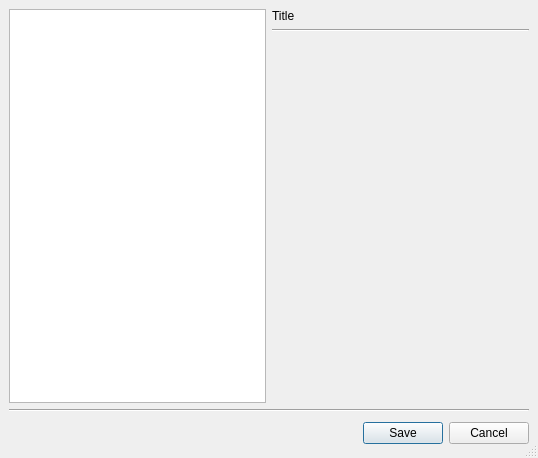
<ui version="4.0" >
 <class>WengoConfigDialog</class>
 <widget class="QDialog" name="WengoConfigDialog" >
  <property name="geometry" >
   <rect>
    <x>0</x>
    <y>0</y>
    <width>538</width>
    <height>458</height>
   </rect>
  </property>
  <property name="windowTitle" >
   <string>@product@ - Configuration</string>
  </property>
  <property name="sizeGripEnabled" >
   <bool>true</bool>
  </property>
  <layout class="QGridLayout" >
   <property name="margin" >
    <number>9</number>
   </property>
   <property name="spacing" >
    <number>6</number>
   </property>
   <item row="1" column="1" >
    <widget class="Line" name="line_2" >
     <property name="orientation" >
      <enum>Qt::Horizontal</enum>
     </property>
    </widget>
   </item>
   <item row="0" column="1" >
    <widget class="QLabel" name="titleLabel" >
     <property name="text" >
      <string>Title</string>
     </property>
     <property name="textFormat" >
      <enum>Qt::PlainText</enum>
     </property>
     <property name="margin" >
      <number>0</number>
     </property>
    </widget>
   </item>
   <item row="2" column="1" >
    <widget class="QStackedWidget" name="stackedWidget" >
     <property name="sizePolicy" >
      <sizepolicy>
       <hsizetype>7</hsizetype>
       <vsizetype>5</vsizetype>
       <horstretch>0</horstretch>
       <verstretch>0</verstretch>
      </sizepolicy>
     </property>
    </widget>
   </item>
   <item row="4" column="0" colspan="2" >
    <layout class="QHBoxLayout" >
     <property name="margin" >
      <number>0</number>
     </property>
     <property name="spacing" >
      <number>6</number>
     </property>
     <item>
      <spacer>
       <property name="orientation" >
        <enum>Qt::Horizontal</enum>
       </property>
       <property name="sizeHint" >
        <size>
         <width>131</width>
         <height>31</height>
        </size>
       </property>
      </spacer>
     </item>
     <item>
      <widget class="QPushButton" name="saveButton" >
       <property name="text" >
        <string>Save</string>
       </property>
      </widget>
     </item>
     <item>
      <widget class="QPushButton" name="cancelButton" >
       <property name="text" >
        <string>Cancel</string>
       </property>
      </widget>
     </item>
    </layout>
   </item>
   <item rowspan="3" row="0" column="0" >
    <widget class="QListWidget" name="listWidget" >
     <property name="selectionBehavior" >
      <enum>QAbstractItemView::SelectRows</enum>
     </property>
     <property name="iconSize" >
      <size>
       <width>32</width>
       <height>32</height>
      </size>
     </property>
    </widget>
   </item>
   <item row="3" column="0" colspan="2" >
    <widget class="Line" name="line" >
     <property name="orientation" >
      <enum>Qt::Horizontal</enum>
     </property>
    </widget>
   </item>
  </layout>
 </widget>
 <tabstops>
  <tabstop>saveButton</tabstop>
  <tabstop>cancelButton</tabstop>
 </tabstops>
 <resources>
  <include location="../../../../resources/wengophone.qrc" />
 </resources>
 <connections>
  <connection>
   <sender>saveButton</sender>
   <signal>clicked()</signal>
   <receiver>WengoConfigDialog</receiver>
   <slot>accept()</slot>
   <hints>
    <hint type="sourcelabel" >
     <x>457</x>
     <y>448</y>
    </hint>
    <hint type="destinationlabel" >
     <x>344</x>
     <y>449</y>
    </hint>
   </hints>
  </connection>
  <connection>
   <sender>cancelButton</sender>
   <signal>clicked()</signal>
   <receiver>WengoConfigDialog</receiver>
   <slot>reject()</slot>
   <hints>
    <hint type="sourcelabel" >
     <x>530</x>
     <y>441</y>
    </hint>
    <hint type="destinationlabel" >
     <x>249</x>
     <y>437</y>
    </hint>
   </hints>
  </connection>
 </connections>
</ui>
